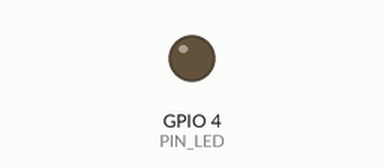
A sketch run on a simulated ESP32. Parts: output pins drawn as LEDs (lit = HIGH). What the sketch prints to the serial monitor is not drawn.

Above: at 1.2 s.
At 5.7 s:
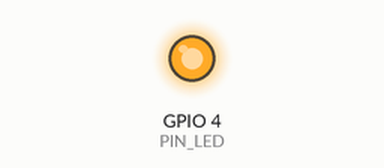
Timing chart, 0 to 6.9 s (numbered marks = the images above):
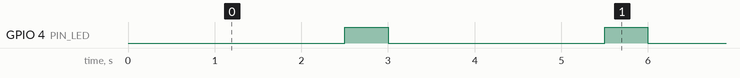

Measured:
- by itself, GPIO 4 (PIN_LED): alternates HIGH for 0.50 s and LOW for 2.5 s

The sketch:

led_blink_test.ino
```cpp
/*
 * ESP32 外接LED闪烁实验
 * 现象：LED每3秒完整闪烁一次（亮0.5秒、灭2.5秒）
 * 采用millis()非阻塞计时，与主项目风格一致
 */

#define PIN_LED 4            // 外接LED引脚（GPIO4，丝印D4）

const unsigned long ON_TIME  = 500;   // 亮0.5秒
const unsigned long OFF_TIME = 2500;  // 灭2.5秒，合计周期3秒

unsigned long lastToggle = 0;
bool ledOn = false;

void setup() {
  Serial.begin(115200);
  pinMode(PIN_LED, OUTPUT);
  digitalWrite(PIN_LED, LOW);
  Serial.println("LED闪烁实验启动：每3秒闪烁一次");
}

void loop() {
  unsigned long now = millis();
  unsigned long interval = ledOn ? ON_TIME : OFF_TIME;

  if (now - lastToggle >= interval) {
    lastToggle = now;
    ledOn = !ledOn;
    digitalWrite(PIN_LED, ledOn ? HIGH : LOW);
    Serial.println(ledOn ? "LED亮" : "LED灭");
  }
}
```
